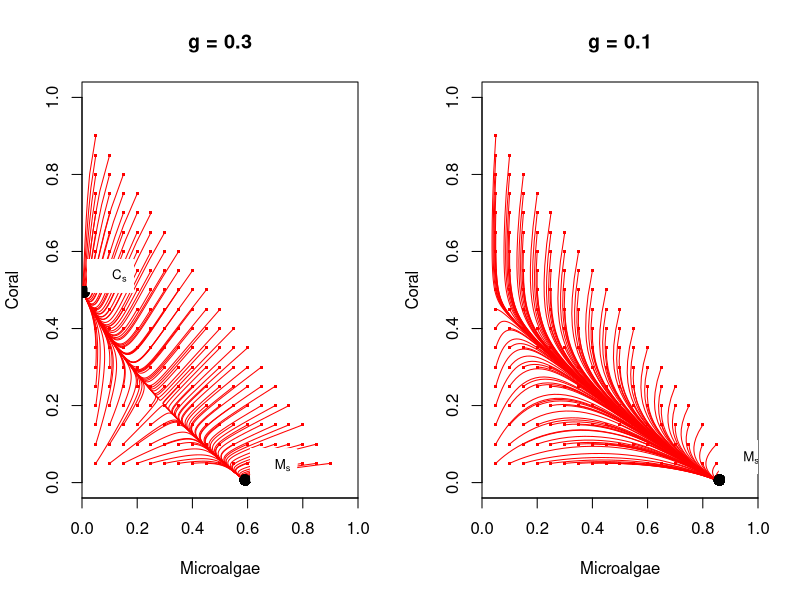

This figure's R source:
coral.model <- function(t, y, parms){
#this code reproduces the figure from paper Thresholds and the resilience of Caribbean coral reefs Mumby et al. 2007. 
  # Args:
  #   t: the current time (of the model)
  #   y: a state vector consisting of:
  #      M: Cover of  microalgae 
  #      C: Cover of coral
  #   parms: a named list of parameters. 
  #     a: algal overgrowth rate
  #     r: coral overgrowth rate
  #     g: grazing rate
  #     d: coral mortality
  #     gamma: macroalgae colonization rate 
  #
  # Returns:
  #    a list containing dM / dt and dC / dt
  
  M <- y["M"]
  C <- y["C"]
  
  
  a <- parms$a
  g <- parms$g
  gamma <- parms$gamma
  r <- parms$r
  d <- parms$d
  
  dM.dt <- a*M*C - g*M/(1-C) + gamma*M*(1-C-M)
  dC.dt <- r*(1-M-C)*C -d*C - a*M*C
  
  
  return(list(c(dM.dt,dC.dt))) 
}


require(deSolve) # load the deSolve package into memory if it isn't loaded already




times <- seq(from = 0, to = 30, length = 100) # sequence of times for which we want a solution

mvec = seq(from= 0.05, to=0.9,by = 0.05) 

par(mfrow=c(1,2))

for (g in c(0.3,0.1)){ #loop over two different values of g
  
  test.parms <- list(a=0.01, d=0.5,  g=g, r=1, gamma=0.75)
  
  for(m0 in mvec ){ #loop for different m0
    
    mvec.lim=0.95-m0
    mvec.lim = round(mvec.lim, digits = 2)
    cvec =seq(from=0.05,to=mvec.lim, by = 0.05)
    for(c0 in cvec){ #loop for different c0
      
      y.initial <- c(M =m0, C=c0) # initial density updated at each iteration of the loop
      
      #simulate the trajectory for a given initial condition 
      output <- ode(y     = y.initial,
                    times = times,
                    func  = coral.model,
                    parms = test.parms)
     
      if(m0==0.05 && c0==0.05){ #inital plot
        plot(output[,2],output[,3],type='l',col='red',xlim=c(0,1), xaxs="i",ylim=c(0,1),yaxs="i",xlab="Microalgae",ylab="Coral",main=sprintf("g = %.1f",g),yaxs="r")
        points(m0,c0,col="red",pch=".",cex=3)
      }
      
      else{ #overlaying trajectories from different starting points 
        lines(output[,2],output[,3],col='red')
        points(m0,c0,col="red",pch=".",cex=3)
        
      }
      
      if (g==0.1){ #plotting fixed points
        points(0.86,0.0068107112,col="black",pch=20,cex=2)
        legend(0.86, 0.0068107112+0.1, bquote(M[s]),cex = .8,text.col="black",box.col="white",bg="white")
        
      }
      
      else{ #plotting fixed points for g=0.3
        points(0.006920419,0.4950222,col="black",pch=20,cex=2)
        legend(0.001920419+0.02, 0.4990222+0.08, bquote(C[s]),cex = .8,text.col="black",box.col="white",bg="white")
        points(0.5911754,0.006904276,col="black",pch=20,cex=2)
        legend(0.5911754+0.02, 0.006904276+0.08, bquote(M[s]),cex = .8,text.col="black",box.col="white",bg="white")
      }
        
      
    }
  }
  
  
}
